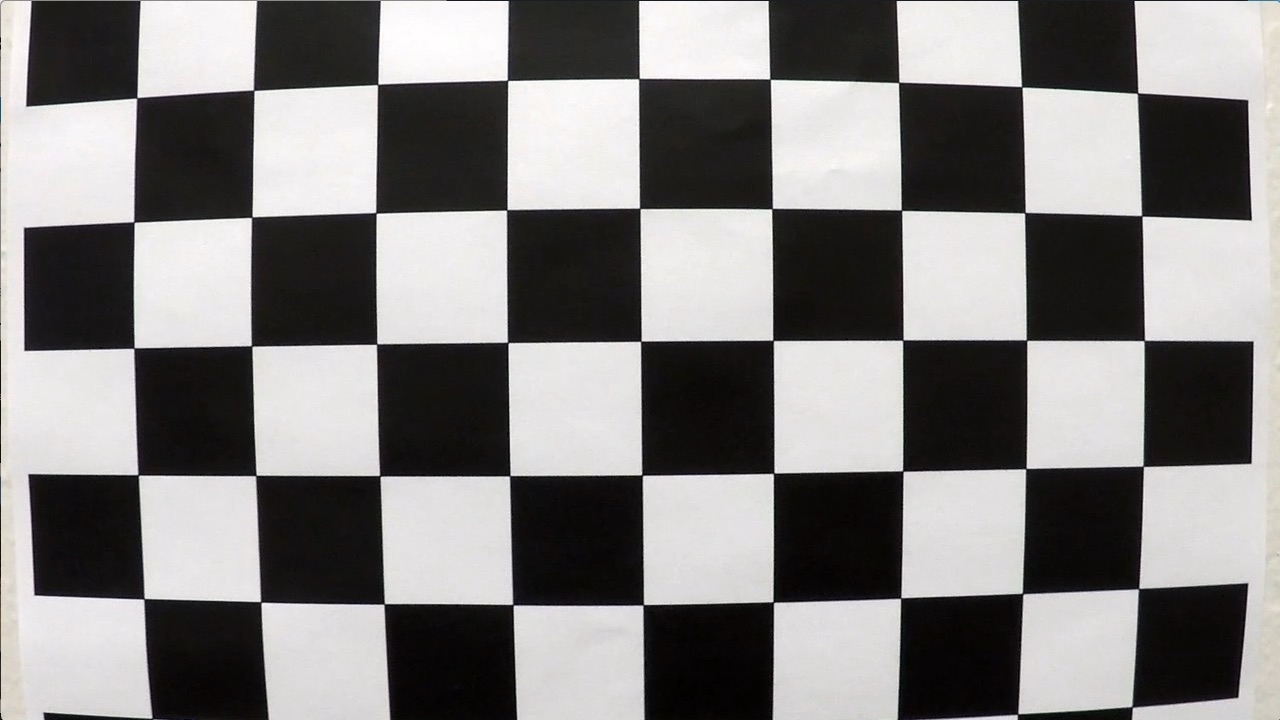
#> input picture camera_cal/calibration1.jpg, 1280 x 720 px
$ jupyter execute --allow-errors Advanced_Lane_Detection.ipynb   (older library calls are emulated)
#> lines starting #> are read from the running program, lines starting #| are printed output that depends on the picture
### AdvLaneDet/CameraCalibration.py
import numpy as np
import cv2
import glob
import matplotlib.pyplot as plt
'''
This function is to get the objects 3D and images 2D coordinate for camera calibration.
Usage:
    input:
    'camera_cal_dir' is the path of the dirctory with chessboard images
    'n_grid_x' and 'n_grid_y' are number of corner in chessboard x and y direction
    'draw' is True, will plot the chessboard corner results
    output:
    objpoints is the 3D coordinate of the object
    imgpoints is the 2D coordinate of the images
'''
def get_CameraCalib_Coord(camera_cal_dir,n_grid_x,n_grid_y,draw=False):
    # prepare object points 3-D coordinate, like (0,0,0), (1,0,0), (2,0,0) ....,(6,5,0)
#> called with camera_cal_dir = 'camera_cal', n_grid_x = 9, n_grid_y = 6, draw = True
    n_grid_x = 9
    n_grid_y = 6
    objp = np.zeros((n_grid_y*n_grid_x,3), np.float32)
    objp[:,:2] = np.mgrid[0:n_grid_x,0:n_grid_y].T.reshape(-1,2)

    # Arrays to store object points and image points from all the images.
    objpoints = [] # 3d points in real world space
    imgpoints = [] # 2d points in image plane.

    # Make a list of calibration images
    image_path = camera_cal_dir + '/*.jpg'
    images = glob.glob(image_path)
    if draw == True:
        n_col_plot = 2
        n_row_plot =int(len(images)/n_col_plot)
        fig = plt.figure(figsize= (6*n_col_plot,3*n_row_plot))
        plot_count = 0
        fig.subplots_adjust(hspace = 0.01, wspace = 0.05)
        print('Coner found in calibration chessboard:')
    # Step through the list and search for chessboard corners
    for fname in images:
        img = cv2.imread(fname)
#> img is the input picture: shape (720, 1280, 3); mean B, G, R 127.8, 128.4, 130.1
        gray = cv2.cvtColor(img,cv2.COLOR_BGR2GRAY)

        # Find the chessboard corners
        ret, corners = cv2.findChessboardCorners(gray, (n_grid_x,n_grid_y),None)
#> ret = False; corners = None

        # If found, add object points, image points
        if ret == True:
            objpoints.append(objp)
            imgpoints.append(corners)
            if draw == True:
                # Draw and display the corners
                img = cv2.drawChessboardCorners(img, (n_grid_x,n_grid_y), corners, ret)
                ax = fig.add_subplot(n_row_plot, n_col_plot, plot_count+1)
                ax.axis('off')
                plot_count += 1
                plt.imshow(img)
    if draw == True:
        plt.show()


    return objpoints,imgpoints
'''
This function is to undistort images by camera calibration mapping
Usage:
    input:
    'img' is the distorted image
    'objpoints and imgpoints' are the coordinate of objects and images respectively
    output:
    'undist' is undistorted image
'''
def calUndistort(img, objpoints, imgpoints):
    # Use cv2.calibrateCamera() and cv2.undistort()
    img_size = (img.shape[1], img.shape[0])
#> img_size = (1280, 720)
    ret, mtx, dist, rvecs, tvecs = cv2.calibrateCamera(objpoints, imgpoints, img_size,None,None)
    if len(img.shape) > 2:
        undist = np.copy(img)
        for i in range(3):
            undist[:,:,i] = cv2.undistort(img[:,:,i], mtx, dist, None, mtx)
    else:
        undist = cv2.undistort(img, mtx, dist, None, mtx)
    return undist


### AdvLaneDet/LaneDetection.py
import numpy as np
import cv2
import matplotlib.pyplot as plt
from AdvLaneDet import Threshold
import pickle
from AdvLaneDet import  CameraCalibration as CamCalib

# Define a class to receive the characteristics of each line detection
class LaneDetection():
    def __init__(self):
        #polynomial coefficients for the most recent fit
        self.left_fit = None
        self.right_fit  = None
        #radius of curvature of the line in some units
        self.left_curvature = None
        self.right_curvature = None
        #distance in meters of vehicle center from the line
        self.line_base_pos = None
        #the maximum distance(in meter) away from center
        self.max_bais_center = 0.3
        #Camera calibration
        self.CamCalib_objpoints = None
        self.CamCalib_imgpoints = None
        #the ROI region of the lane
        self.ROI_vertices = None
        #frame size = (width,height)
        self.img_size = None
        #binary threshold
        self.ksize = None # Choose a larger odd number to smooth gradient measurements
        self.grad_thrshold = None
        self.s_threhold = None
        self.mag_thresh = None
        #perspective transform
        self.M = None
        self.Minv = None
        #x and y direction meter/pixel
        self.ym_per_pix = None
        self.xm_per_pix = None
        #number of detected pts in lane
        self.n_detected_pts_left = None
        self.n_detected_pts_right = None
        self.n_prev_detected_pts_left = None
        self.n_prev_detected_pts_right = None

    # [233 lines left out: functions getLanePloy, getNextLanePoly, warper, drawLines, calCurvature, drawLaneRegion and 1 more, not called in this run]

'''
This function is to detect lane area  in video frames.
Usage:
    input:
     'image' is the frame in a video stream
     'LD' is a class object of LaneDetection
    output:
        'colored_lane' is the frame with detected colored land area
'''
# [99 lines left out: functions LaneDetection_pipline, LD_pipeline_VidProc, not called in this run]


### Advanced_Lane_Detection.ipynb
## Advanced Lane Finding Project

The goals / steps of this project are the following:

* Compute the camera calibration matrix and distortion coefficients given a set of chessboard images.
* Apply a distortion correction to raw images.
* Use color transforms, gradients, etc., to create a thresholded binary image.
* Apply a perspective transform to rectify binary image ("birds-eye view").
* Detect lane pixels and fit to find the lane boundary.
* Determine the curvature of the lane and vehicle position with respect to center.
* Warp the detected lane boundaries back onto the original image.
* Output visual display of the lane boundaries and numerical estimation of lane curvature and vehicle position.

## Camera calibration

[cell 1]
import numpy as np
import cv2
import glob
import matplotlib.pyplot as plt
import pickle
from AdvLaneDet  import CameraCalibration as CamCalib

camera_calibraion_dir = 'camera_cal'
n_corner_x = 9
n_corner_y = 6
#get chessboard coordinates of objects and images for calibration
objpoints,imgpoints = CamCalib.get_CameraCalib_Coord(camera_calibraion_dir,n_corner_x,n_corner_y,draw=True)
#dump to pickle file
dist_pickle = {}
dist_pickle["objpoints"] = objpoints
dist_pickle["imgpoints"] = imgpoints
with open('wide_dist_pickle.p', 'wb') as f:
    pickle.dump(dist_pickle, f)
del objpoints, imgpoints
#load obj/image points
dist_pickle = pickle.load( open( "wide_dist_pickle.p", "rb" ) )
objpoints = dist_pickle["objpoints"]
imgpoints = dist_pickle["imgpoints"]
# distortion correction by mapping objects and images coordinates
image_path = camera_calibraion_dir + '/calibration1.jpg'
img = cv2.imread(image_path)
gray = cv2.cvtColor(img,cv2.COLOR_BGR2GRAY)


#> (the rest of this cell did not finish here and is left out)

## Distortion Correction

[cell 2]
import glob
import numpy as np
#extract frame from video
images = glob.glob('test_images/*.jpg')
fname = images[2]
frame = plt.imread(fname)
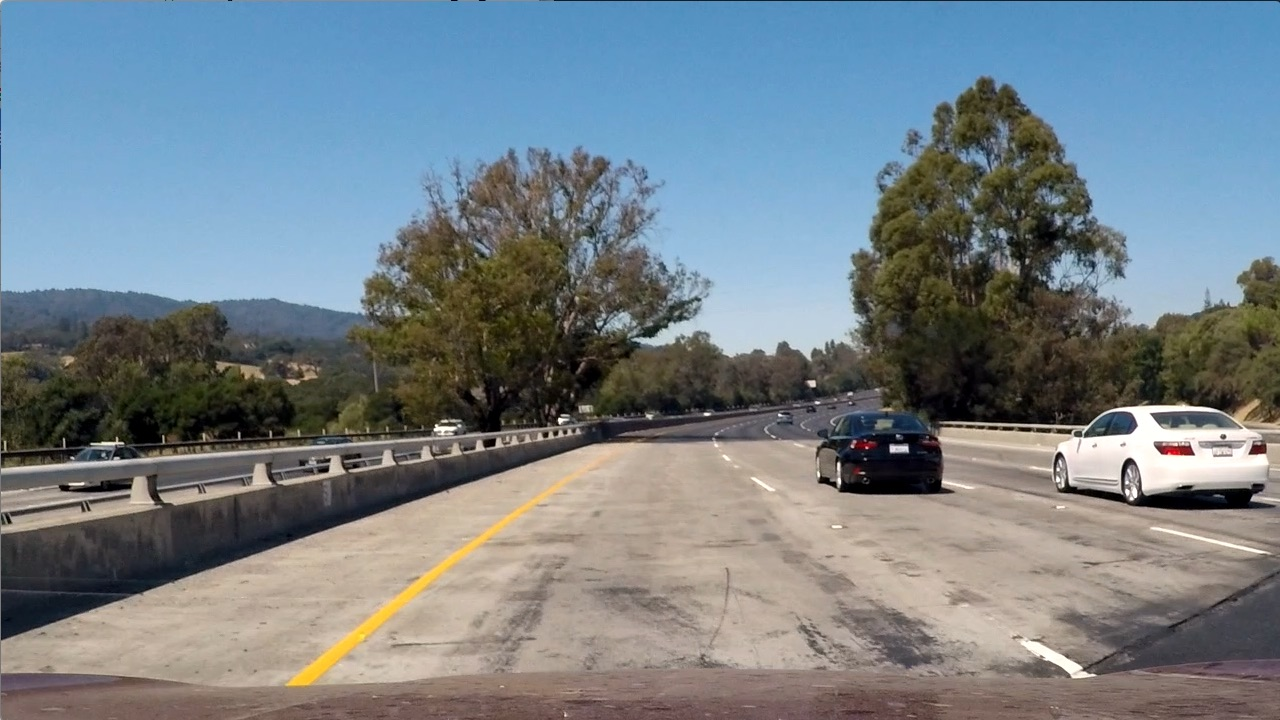
#> input picture test_images/test1.jpg, 1280 x 720 px
#> frame is the input picture: shape (720, 1280, 3); mean R, G, B 117.5, 128.7, 135.5
#> (the rest of this cell did not finish here and is left out)

## Decide region of interest

[cell 3]
from AdvLaneDet import  Threshold
#set ROI
height =720
width =1280
shirk_roi_upper_edge = np.round(width *0.48)
roi_upper = np.round(0.6*height)
roi_lower = np.round(height*0.93)
roi_upper_left = (shirk_roi_upper_edge,roi_upper)
roi_upper_right = (width-shirk_roi_upper_edge, roi_upper)
roi_down_left = (np.round(width*0.1), roi_lower)
roi_down_right = (np.round(width-(width*0.1)),roi_lower)
# mask ROI insize triangle
triangle_lower_left = (np.round(width*0.28),roi_lower)
triangle_lower_right = (np.round(width-(width*0.28)),roi_lower)
triangle_top = (np.round(width*0.5),np.round(0.65*height))
ROI_vertices = np.array([[roi_upper_left,roi_down_left,triangle_lower_left,triangle_top,triangle_lower_right,roi_down_right,roi_upper_right]], dtype=np.int32)


#visualize
#> (the rest of this cell did not finish here and is left out)

## Binary Image

[cell 4]
#load obj/image points
dist_pickle = pickle.load( open( "wide_dist_pickle.p", "rb" ) )
objpoints = dist_pickle["objpoints"]
imgpoints = dist_pickle["imgpoints"]
#set ROI
height =720
width =1280
shirk_roi_upper_edge = np.round(width *0.48)
roi_upper = np.round(0.6*height)
roi_lower = np.round(height*0.93)
roi_upper_left = (shirk_roi_upper_edge,roi_upper)
roi_upper_right = (width-shirk_roi_upper_edge, roi_upper)
roi_down_left = (np.round(width*0.1), roi_lower)
roi_down_right = (np.round(width-(width*0.1)),roi_lower)
# mask ROI insize triangle
triangle_lower_left = (np.round(width*0.28),roi_lower)
triangle_lower_right = (np.round(width-(width*0.28)),roi_lower)
triangle_top = (np.round(width*0.5),np.round(0.65*height))
#  verices of ROI
ROI_vertices = np.array([[roi_upper_left,roi_down_left,triangle_lower_left,triangle_top,triangle_lower_right,roi_down_right,roi_upper_right]], dtype=np.int32)
#set threshold
ksize = 15
grad_thrshold = (40,100)
s_threhold = (170,255)
mag_thresh = (130,255)

images = glob.glob('test_images/*.jpg')
fname = images[1]
image = plt.imread(fname)
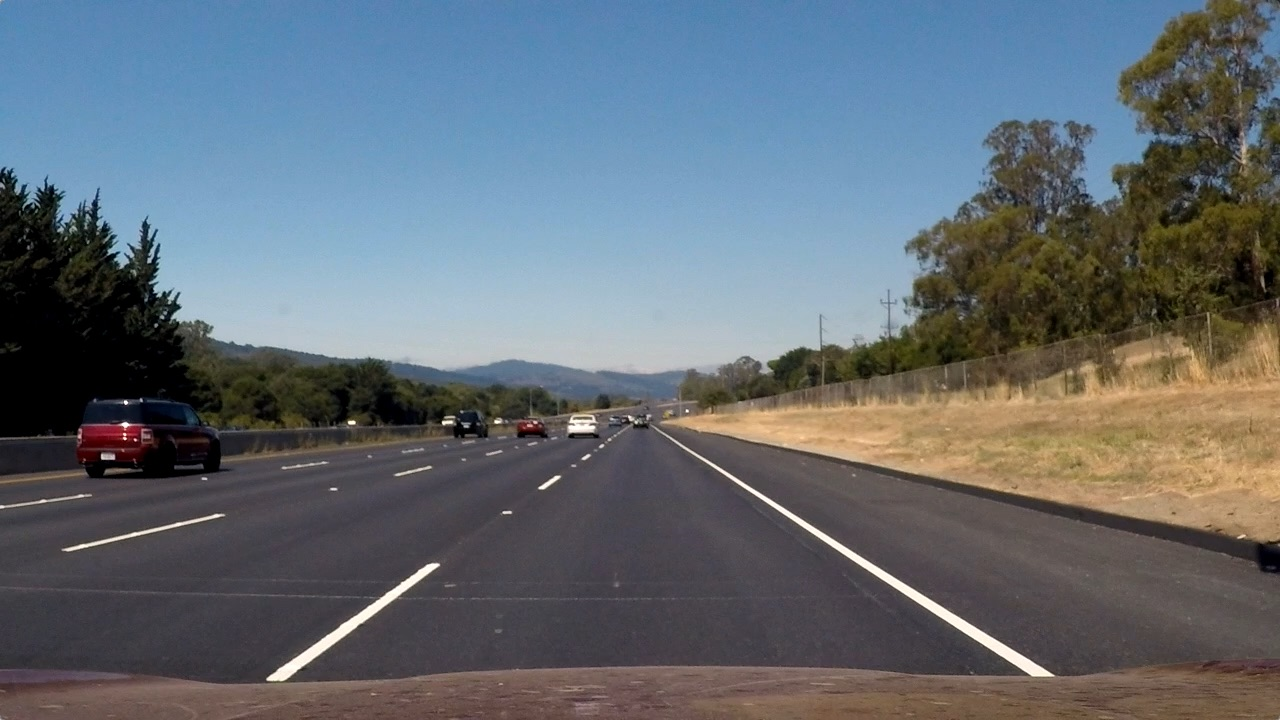
#> input picture test_images/straight_lines2.jpg, 1280 x 720 px
#> image is the input picture: shape (720, 1280, 3); mean R, G, B 99.4, 107.7, 115.1
#distortion correction
#> (the rest of this cell did not finish here and is left out)

## Decide the vertices of perceptive transformation

[cell 5]
src = np.float32([[ 585,  460],
                  [ 203,  684],
                  [1126,  684],
                  [ 695,  460]])
dst = np.float32([[ 213,    0],
                  [ 213,  720],
                  [1066,  720],
                  [1066,    0]])
img_size = (1280,720)
M = cv2.getPerspectiveTransform(src, dst)
#> (the rest of this cell did not finish here and is left out)

## Lane Detection

[cell 6]
from AdvLaneDet import LaneDetection
LD = LaneDetection.LaneDetection()
vid = 1
visualize = True
image= np.copy(frame)
if LD.img_size is None:
    LD.img_size = (image.shape[1],image.shape[0])
#> LD.img_size = (1280, 720)

if (LD.CamCalib_objpoints is None) or (LD.CamCalib_imgpoints is None):
    #load obj/image points
    dist_pickle = pickle.load( open( "wide_dist_pickle.p", "rb" ) )
    LD.objpoints = dist_pickle["objpoints"]
    LD.imgpoints = dist_pickle["imgpoints"]

if (LD.ksize is None) or (LD.grad_thrshold is None) or (LD.s_threhold is None) or (LD.mag_thresh is None):
    LD.ksize = 15 # Choose a larger odd number to smooth gradient measurements
    LD.grad_thrshold = (40,100)
    LD.s_threhold = (170,255)
    LD.mag_thresh = (130,255)

if LD.ROI_vertices is None:

    #set ROI
    if vid  == 1:
        height = LD.img_size[1]
#> height = 720
        width = LD.img_size[0]
#> width = 1280
        shirk_roi_upper_edge = np.round(width *0.48)
#> shirk_roi_upper_edge = 614
        roi_upper = np.round(0.6*height)
#> roi_upper = 432
        roi_lower = np.round(height*0.93)
#> roi_lower = 670
        roi_upper_left = (shirk_roi_upper_edge,roi_upper)
#> roi_upper_left = (614, 432)
        roi_upper_right = (width-shirk_roi_upper_edge, roi_upper)
#> roi_upper_right = (666, 432)
        roi_down_left = (np.round(width*0.1), roi_lower)
#> roi_down_left = (128, 670)
        roi_down_right = (np.round(width-(width*0.1)),roi_lower)
        # mask ROI insize triangle
        triangle_lower_left = (np.round(width*0.28),roi_lower)
        triangle_lower_right = (np.round(width-(width*0.28)),roi_lower)
        triangle_top = (np.round(width*0.5),np.round(0.65*height))
        #  verices of ROI
        LD.ROI_vertices = np.array([[roi_upper_left,roi_down_left,triangle_lower_left,triangle_top,triangle_lower_right,roi_down_right,roi_upper_right]], dtype=np.int32)

    if vid == 2:
        height = LD.img_size[1]
        width = LD.img_size[0]
        shirk_roi_upper_edge = np.round(width *0.42)
        roi_upper = np.round(0.68*height)
        roi_lower = np.round(height*0.96)
        roi_upper_left = (shirk_roi_upper_edge,roi_upper)
        roi_upper_right = (width-shirk_roi_upper_edge, roi_upper)
        roi_down_left = (np.round(width*0.16), roi_lower)
        roi_down_right = (np.round(width-(width*0.08)),roi_lower)
        # mask ROI insize triangle
        triangle_lower_left = (np.round(width*0.28),roi_lower)
        triangle_lower_right = (np.round(width-(width*0.26)),roi_lower)
        triangle_top = (np.round(width*0.5),np.round(0.70*height))
        LD.ROI_vertices = np.array([[roi_upper_left,roi_down_left,triangle_lower_left,triangle_top,triangle_lower_right,roi_down_right,roi_upper_right]], dtype=np.int32)
if (LD.M is None) or (LD.Minv is None):
    #src and dist coordinate for perception transformation
    src = np.float32([[ 585,  460],
                      [ 203,  684],
                      [1126,  684],
                      [ 695,  460]])
    dst = np.float32([[ 213,    0],
                      [ 213,  720],
                      [1066,  720],
                      [1066,    0]])
    LD.M = cv2.getPerspectiveTransform(src, dst)
    LD.Minv = cv2.getPerspectiveTransform(dst, src)
if (LD.ym_per_pix is None) or (LD.xm_per_pix is None):
    # Define conversions in x and y from pixels space to meters
    LD.ym_per_pix = 30/720 # meters per pixel in y dimension
    LD.xm_per_pix = 3.7/700 # meters per pixel in x dimension

#> (the rest of this cell did not finish here and is left out)
